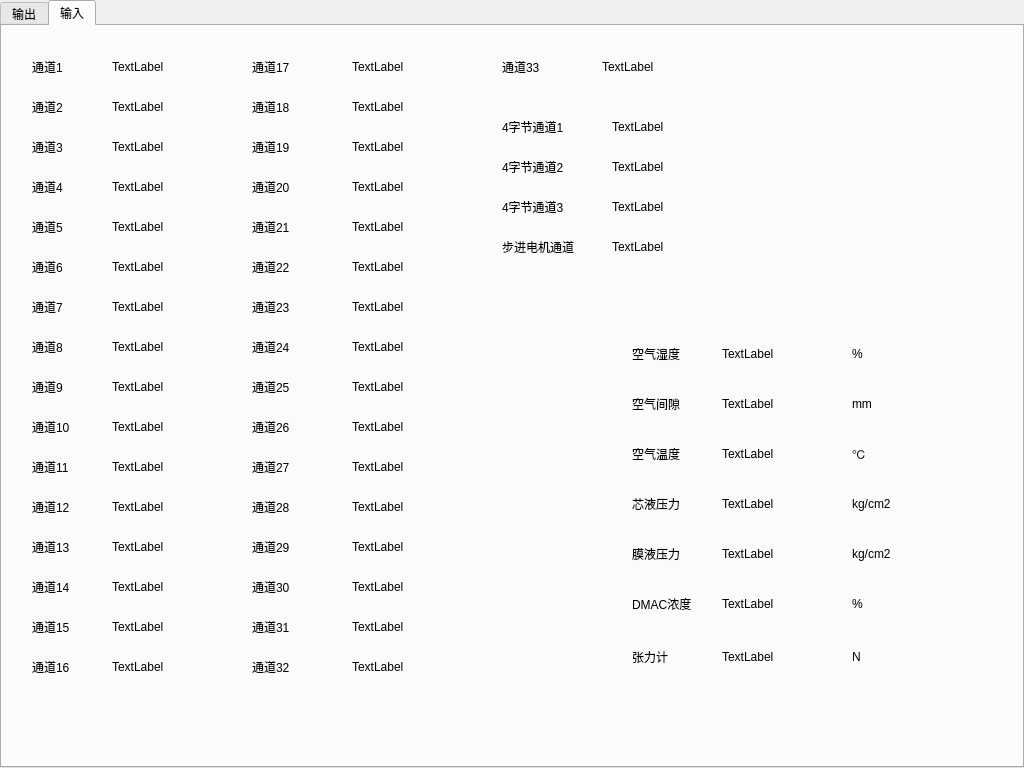
<?xml version="1.0" encoding="UTF-8"?>
<ui version="4.0">
 <class>MainMenu</class>
 <widget class="QWidget" name="MainMenu">
  <property name="geometry">
   <rect>
    <x>0</x>
    <y>0</y>
    <width>1024</width>
    <height>768</height>
   </rect>
  </property>
  <property name="windowTitle">
   <string>MainMenu</string>
  </property>
  <widget class="QTabWidget" name="tabWidget">
   <property name="geometry">
    <rect>
     <x>0</x>
     <y>0</y>
     <width>1024</width>
     <height>768</height>
    </rect>
   </property>
   <property name="currentIndex">
    <number>1</number>
   </property>
   <widget class="QWidget" name="widget">
    <attribute name="title">
     <string>输出</string>
    </attribute>
    <widget class="QLabel" name="label">
     <property name="geometry">
      <rect>
       <x>30</x>
       <y>70</y>
       <width>91</width>
       <height>31</height>
      </rect>
     </property>
     <property name="text">
      <string>台达电机1</string>
     </property>
    </widget>
    <widget class="QLineEdit" name="lineEdit_taida1">
     <property name="geometry">
      <rect>
       <x>130</x>
       <y>60</y>
       <width>71</width>
       <height>50</height>
      </rect>
     </property>
    </widget>
    <widget class="QToolButton" name="toolButton_taida1">
     <property name="geometry">
      <rect>
       <x>220</x>
       <y>60</y>
       <width>50</width>
       <height>50</height>
      </rect>
     </property>
     <property name="text">
      <string>转/停</string>
     </property>
     <property name="checkable">
      <bool>true</bool>
     </property>
    </widget>
    <widget class="QToolButton" name="toolButton_taida2">
     <property name="geometry">
      <rect>
       <x>220</x>
       <y>120</y>
       <width>50</width>
       <height>50</height>
      </rect>
     </property>
     <property name="text">
      <string>转/停</string>
     </property>
     <property name="checkable">
      <bool>true</bool>
     </property>
    </widget>
    <widget class="QLineEdit" name="lineEdit_taida2">
     <property name="geometry">
      <rect>
       <x>130</x>
       <y>120</y>
       <width>71</width>
       <height>50</height>
      </rect>
     </property>
    </widget>
    <widget class="QLabel" name="label_2">
     <property name="geometry">
      <rect>
       <x>30</x>
       <y>130</y>
       <width>91</width>
       <height>31</height>
      </rect>
     </property>
     <property name="text">
      <string>台达电机2</string>
     </property>
    </widget>
    <widget class="QLineEdit" name="lineEdit_taida3">
     <property name="geometry">
      <rect>
       <x>130</x>
       <y>180</y>
       <width>71</width>
       <height>50</height>
      </rect>
     </property>
    </widget>
    <widget class="QToolButton" name="toolButton_taida3">
     <property name="geometry">
      <rect>
       <x>220</x>
       <y>180</y>
       <width>50</width>
       <height>50</height>
      </rect>
     </property>
     <property name="text">
      <string>转/停</string>
     </property>
     <property name="checkable">
      <bool>true</bool>
     </property>
    </widget>
    <widget class="QLabel" name="label_3">
     <property name="geometry">
      <rect>
       <x>30</x>
       <y>190</y>
       <width>91</width>
       <height>31</height>
      </rect>
     </property>
     <property name="text">
      <string>台达电机3</string>
     </property>
    </widget>
    <widget class="QLineEdit" name="lineEdit_taida4">
     <property name="geometry">
      <rect>
       <x>130</x>
       <y>240</y>
       <width>71</width>
       <height>50</height>
      </rect>
     </property>
    </widget>
    <widget class="QToolButton" name="toolButton_taida4">
     <property name="geometry">
      <rect>
       <x>220</x>
       <y>240</y>
       <width>50</width>
       <height>50</height>
      </rect>
     </property>
     <property name="text">
      <string>转/停</string>
     </property>
     <property name="checkable">
      <bool>true</bool>
     </property>
    </widget>
    <widget class="QLabel" name="label_4">
     <property name="geometry">
      <rect>
       <x>30</x>
       <y>250</y>
       <width>91</width>
       <height>31</height>
      </rect>
     </property>
     <property name="text">
      <string>台达电机4</string>
     </property>
    </widget>
    <widget class="QLineEdit" name="lineEdit_taida5">
     <property name="geometry">
      <rect>
       <x>130</x>
       <y>300</y>
       <width>71</width>
       <height>50</height>
      </rect>
     </property>
    </widget>
    <widget class="QToolButton" name="toolButton_taida5">
     <property name="geometry">
      <rect>
       <x>220</x>
       <y>300</y>
       <width>50</width>
       <height>50</height>
      </rect>
     </property>
     <property name="text">
      <string>转/停</string>
     </property>
     <property name="checkable">
      <bool>true</bool>
     </property>
    </widget>
    <widget class="QLabel" name="label_5">
     <property name="geometry">
      <rect>
       <x>30</x>
       <y>310</y>
       <width>91</width>
       <height>31</height>
      </rect>
     </property>
     <property name="text">
      <string>台达电机5</string>
     </property>
    </widget>
    <widget class="QToolButton" name="toolButton_freq1">
     <property name="geometry">
      <rect>
       <x>560</x>
       <y>60</y>
       <width>50</width>
       <height>50</height>
      </rect>
     </property>
     <property name="text">
      <string>转/停</string>
     </property>
     <property name="checkable">
      <bool>true</bool>
     </property>
    </widget>
    <widget class="QLineEdit" name="lineEdit_freq1">
     <property name="geometry">
      <rect>
       <x>470</x>
       <y>60</y>
       <width>71</width>
       <height>50</height>
      </rect>
     </property>
    </widget>
    <widget class="QLabel" name="label_6">
     <property name="geometry">
      <rect>
       <x>370</x>
       <y>70</y>
       <width>91</width>
       <height>31</height>
      </rect>
     </property>
     <property name="text">
      <string>分频电机1</string>
     </property>
    </widget>
    <widget class="QLabel" name="label_7">
     <property name="geometry">
      <rect>
       <x>370</x>
       <y>130</y>
       <width>91</width>
       <height>31</height>
      </rect>
     </property>
     <property name="text">
      <string>分频电机2</string>
     </property>
    </widget>
    <widget class="QToolButton" name="toolButton_freq2">
     <property name="geometry">
      <rect>
       <x>560</x>
       <y>120</y>
       <width>50</width>
       <height>50</height>
      </rect>
     </property>
     <property name="text">
      <string>转/停</string>
     </property>
     <property name="checkable">
      <bool>true</bool>
     </property>
    </widget>
    <widget class="QLineEdit" name="lineEdit_freq2">
     <property name="geometry">
      <rect>
       <x>470</x>
       <y>120</y>
       <width>71</width>
       <height>50</height>
      </rect>
     </property>
    </widget>
    <widget class="QLabel" name="label_8">
     <property name="geometry">
      <rect>
       <x>370</x>
       <y>190</y>
       <width>91</width>
       <height>31</height>
      </rect>
     </property>
     <property name="text">
      <string>分频电机3</string>
     </property>
    </widget>
    <widget class="QToolButton" name="toolButton_freq3">
     <property name="geometry">
      <rect>
       <x>560</x>
       <y>180</y>
       <width>50</width>
       <height>50</height>
      </rect>
     </property>
     <property name="text">
      <string>转/停</string>
     </property>
     <property name="checkable">
      <bool>true</bool>
     </property>
    </widget>
    <widget class="QLineEdit" name="lineEdit_freq3">
     <property name="geometry">
      <rect>
       <x>470</x>
       <y>180</y>
       <width>71</width>
       <height>50</height>
      </rect>
     </property>
    </widget>
    <widget class="QLabel" name="label_9">
     <property name="geometry">
      <rect>
       <x>370</x>
       <y>250</y>
       <width>91</width>
       <height>31</height>
      </rect>
     </property>
     <property name="text">
      <string>分频电机4</string>
     </property>
    </widget>
    <widget class="QToolButton" name="toolButton_freq4">
     <property name="geometry">
      <rect>
       <x>560</x>
       <y>240</y>
       <width>50</width>
       <height>50</height>
      </rect>
     </property>
     <property name="text">
      <string>转/停</string>
     </property>
     <property name="checkable">
      <bool>true</bool>
     </property>
    </widget>
    <widget class="QLineEdit" name="lineEdit_freq4">
     <property name="geometry">
      <rect>
       <x>470</x>
       <y>240</y>
       <width>71</width>
       <height>50</height>
      </rect>
     </property>
    </widget>
    <widget class="QLabel" name="label_10">
     <property name="geometry">
      <rect>
       <x>370</x>
       <y>310</y>
       <width>91</width>
       <height>31</height>
      </rect>
     </property>
     <property name="text">
      <string>分频电机5</string>
     </property>
    </widget>
    <widget class="QToolButton" name="toolButton_freq5">
     <property name="geometry">
      <rect>
       <x>560</x>
       <y>300</y>
       <width>50</width>
       <height>50</height>
      </rect>
     </property>
     <property name="text">
      <string>转/停</string>
     </property>
     <property name="checkable">
      <bool>true</bool>
     </property>
    </widget>
    <widget class="QLineEdit" name="lineEdit_freq5">
     <property name="geometry">
      <rect>
       <x>470</x>
       <y>300</y>
       <width>71</width>
       <height>50</height>
      </rect>
     </property>
    </widget>
    <widget class="QLabel" name="label_11">
     <property name="geometry">
      <rect>
       <x>750</x>
       <y>70</y>
       <width>91</width>
       <height>31</height>
      </rect>
     </property>
     <property name="text">
      <string>温控器1</string>
     </property>
    </widget>
    <widget class="QToolButton" name="toolButton_tem1">
     <property name="geometry">
      <rect>
       <x>940</x>
       <y>60</y>
       <width>50</width>
       <height>50</height>
      </rect>
     </property>
     <property name="text">
      <string>转/停</string>
     </property>
     <property name="checkable">
      <bool>true</bool>
     </property>
    </widget>
    <widget class="QLineEdit" name="lineEdit_tem1">
     <property name="geometry">
      <rect>
       <x>850</x>
       <y>60</y>
       <width>71</width>
       <height>50</height>
      </rect>
     </property>
    </widget>
    <widget class="QLabel" name="label_12">
     <property name="geometry">
      <rect>
       <x>750</x>
       <y>130</y>
       <width>91</width>
       <height>31</height>
      </rect>
     </property>
     <property name="text">
      <string>温控器2</string>
     </property>
    </widget>
    <widget class="QToolButton" name="toolButton_tem2">
     <property name="geometry">
      <rect>
       <x>940</x>
       <y>120</y>
       <width>50</width>
       <height>50</height>
      </rect>
     </property>
     <property name="text">
      <string>转/停</string>
     </property>
     <property name="checkable">
      <bool>true</bool>
     </property>
    </widget>
    <widget class="QLineEdit" name="lineEdit_tem2">
     <property name="geometry">
      <rect>
       <x>850</x>
       <y>120</y>
       <width>71</width>
       <height>50</height>
      </rect>
     </property>
    </widget>
    <widget class="QLabel" name="label_13">
     <property name="geometry">
      <rect>
       <x>750</x>
       <y>190</y>
       <width>91</width>
       <height>31</height>
      </rect>
     </property>
     <property name="text">
      <string>温控器3</string>
     </property>
    </widget>
    <widget class="QToolButton" name="toolButton_tem3">
     <property name="geometry">
      <rect>
       <x>940</x>
       <y>180</y>
       <width>50</width>
       <height>50</height>
      </rect>
     </property>
     <property name="text">
      <string>转/停</string>
     </property>
     <property name="checkable">
      <bool>true</bool>
     </property>
    </widget>
    <widget class="QLineEdit" name="lineEdit_tem3">
     <property name="geometry">
      <rect>
       <x>850</x>
       <y>180</y>
       <width>71</width>
       <height>50</height>
      </rect>
     </property>
    </widget>
    <widget class="QToolButton" name="toolButton_tem4">
     <property name="geometry">
      <rect>
       <x>940</x>
       <y>240</y>
       <width>50</width>
       <height>50</height>
      </rect>
     </property>
     <property name="text">
      <string>转/停</string>
     </property>
     <property name="checkable">
      <bool>true</bool>
     </property>
    </widget>
    <widget class="QLineEdit" name="lineEdit_tem4">
     <property name="geometry">
      <rect>
       <x>850</x>
       <y>240</y>
       <width>71</width>
       <height>50</height>
      </rect>
     </property>
    </widget>
    <widget class="QLabel" name="label_14">
     <property name="geometry">
      <rect>
       <x>750</x>
       <y>250</y>
       <width>91</width>
       <height>31</height>
      </rect>
     </property>
     <property name="text">
      <string>温控器4</string>
     </property>
    </widget>
    <widget class="QToolButton" name="toolButton_tem5">
     <property name="geometry">
      <rect>
       <x>940</x>
       <y>300</y>
       <width>50</width>
       <height>50</height>
      </rect>
     </property>
     <property name="text">
      <string>转/停</string>
     </property>
     <property name="checkable">
      <bool>true</bool>
     </property>
    </widget>
    <widget class="QLineEdit" name="lineEdit_tem5">
     <property name="geometry">
      <rect>
       <x>850</x>
       <y>300</y>
       <width>71</width>
       <height>50</height>
      </rect>
     </property>
    </widget>
    <widget class="QLabel" name="label_15">
     <property name="geometry">
      <rect>
       <x>750</x>
       <y>310</y>
       <width>91</width>
       <height>31</height>
      </rect>
     </property>
     <property name="text">
      <string>温控器5</string>
     </property>
    </widget>
    <widget class="QLabel" name="label_17">
     <property name="geometry">
      <rect>
       <x>30</x>
       <y>390</y>
       <width>91</width>
       <height>31</height>
      </rect>
     </property>
     <property name="text">
      <string>步进电机1</string>
     </property>
    </widget>
    <widget class="QLineEdit" name="lineEdit_bj1">
     <property name="geometry">
      <rect>
       <x>130</x>
       <y>380</y>
       <width>71</width>
       <height>50</height>
      </rect>
     </property>
    </widget>
    <widget class="QToolButton" name="toolButton_bj1">
     <property name="geometry">
      <rect>
       <x>220</x>
       <y>380</y>
       <width>50</width>
       <height>50</height>
      </rect>
     </property>
     <property name="text">
      <string>转/停</string>
     </property>
     <property name="checkable">
      <bool>true</bool>
     </property>
    </widget>
    <widget class="QLabel" name="label_18">
     <property name="geometry">
      <rect>
       <x>30</x>
       <y>450</y>
       <width>81</width>
       <height>31</height>
      </rect>
     </property>
     <property name="text">
      <string>步进电机2</string>
     </property>
    </widget>
    <widget class="QLineEdit" name="lineEdit_bj2">
     <property name="geometry">
      <rect>
       <x>130</x>
       <y>440</y>
       <width>71</width>
       <height>50</height>
      </rect>
     </property>
    </widget>
    <widget class="QToolButton" name="toolButton_bj2">
     <property name="geometry">
      <rect>
       <x>220</x>
       <y>440</y>
       <width>50</width>
       <height>50</height>
      </rect>
     </property>
     <property name="text">
      <string>转/停</string>
     </property>
     <property name="checkable">
      <bool>true</bool>
     </property>
    </widget>
    <widget class="QLineEdit" name="lineEdit_bj3">
     <property name="geometry">
      <rect>
       <x>130</x>
       <y>500</y>
       <width>71</width>
       <height>50</height>
      </rect>
     </property>
    </widget>
    <widget class="QLabel" name="label_20">
     <property name="geometry">
      <rect>
       <x>30</x>
       <y>510</y>
       <width>81</width>
       <height>31</height>
      </rect>
     </property>
     <property name="text">
      <string>步进电机3</string>
     </property>
    </widget>
    <widget class="QToolButton" name="toolButton_bj3">
     <property name="geometry">
      <rect>
       <x>220</x>
       <y>500</y>
       <width>50</width>
       <height>50</height>
      </rect>
     </property>
     <property name="text">
      <string>转/停</string>
     </property>
     <property name="checkable">
      <bool>true</bool>
     </property>
    </widget>
    <widget class="QToolButton" name="toolButton_bj4">
     <property name="geometry">
      <rect>
       <x>220</x>
       <y>560</y>
       <width>50</width>
       <height>50</height>
      </rect>
     </property>
     <property name="text">
      <string>转/停</string>
     </property>
     <property name="checkable">
      <bool>true</bool>
     </property>
    </widget>
    <widget class="QLabel" name="label_21">
     <property name="geometry">
      <rect>
       <x>30</x>
       <y>570</y>
       <width>81</width>
       <height>31</height>
      </rect>
     </property>
     <property name="text">
      <string>步进电机4</string>
     </property>
    </widget>
    <widget class="QLineEdit" name="lineEdit_bj4">
     <property name="geometry">
      <rect>
       <x>130</x>
       <y>560</y>
       <width>71</width>
       <height>50</height>
      </rect>
     </property>
    </widget>
    <widget class="QToolButton" name="toolButton_bj5">
     <property name="geometry">
      <rect>
       <x>220</x>
       <y>620</y>
       <width>50</width>
       <height>50</height>
      </rect>
     </property>
     <property name="text">
      <string>转/停</string>
     </property>
     <property name="checkable">
      <bool>true</bool>
     </property>
    </widget>
    <widget class="QLabel" name="label_22">
     <property name="geometry">
      <rect>
       <x>30</x>
       <y>630</y>
       <width>81</width>
       <height>31</height>
      </rect>
     </property>
     <property name="text">
      <string>步进电机5</string>
     </property>
    </widget>
    <widget class="QLineEdit" name="lineEdit_bj5">
     <property name="geometry">
      <rect>
       <x>130</x>
       <y>620</y>
       <width>71</width>
       <height>50</height>
      </rect>
     </property>
     <property name="text">
      <string/>
     </property>
    </widget>
   </widget>
   <widget class="QWidget" name="widget">
    <attribute name="title">
     <string>输入</string>
    </attribute>
    <widget class="QLabel" name="label_16">
     <property name="geometry">
      <rect>
       <x>30</x>
       <y>30</y>
       <width>67</width>
       <height>21</height>
      </rect>
     </property>
     <property name="text">
      <string>通道1</string>
     </property>
    </widget>
    <widget class="QLabel" name="label_19">
     <property name="geometry">
      <rect>
       <x>30</x>
       <y>70</y>
       <width>67</width>
       <height>21</height>
      </rect>
     </property>
     <property name="text">
      <string>通道2</string>
     </property>
    </widget>
    <widget class="QLabel" name="label_23">
     <property name="geometry">
      <rect>
       <x>30</x>
       <y>110</y>
       <width>67</width>
       <height>21</height>
      </rect>
     </property>
     <property name="text">
      <string>通道3</string>
     </property>
    </widget>
    <widget class="QLabel" name="label_24">
     <property name="geometry">
      <rect>
       <x>30</x>
       <y>150</y>
       <width>67</width>
       <height>21</height>
      </rect>
     </property>
     <property name="text">
      <string>通道4</string>
     </property>
    </widget>
    <widget class="QLabel" name="label_25">
     <property name="geometry">
      <rect>
       <x>30</x>
       <y>190</y>
       <width>67</width>
       <height>21</height>
      </rect>
     </property>
     <property name="text">
      <string>通道5</string>
     </property>
    </widget>
    <widget class="QLabel" name="label_26">
     <property name="geometry">
      <rect>
       <x>30</x>
       <y>230</y>
       <width>67</width>
       <height>21</height>
      </rect>
     </property>
     <property name="text">
      <string>通道6</string>
     </property>
    </widget>
    <widget class="QLabel" name="label_27">
     <property name="geometry">
      <rect>
       <x>30</x>
       <y>270</y>
       <width>67</width>
       <height>21</height>
      </rect>
     </property>
     <property name="text">
      <string>通道7</string>
     </property>
    </widget>
    <widget class="QLabel" name="label_28">
     <property name="geometry">
      <rect>
       <x>30</x>
       <y>310</y>
       <width>67</width>
       <height>21</height>
      </rect>
     </property>
     <property name="text">
      <string>通道8</string>
     </property>
    </widget>
    <widget class="QLabel" name="label_29">
     <property name="geometry">
      <rect>
       <x>30</x>
       <y>350</y>
       <width>67</width>
       <height>21</height>
      </rect>
     </property>
     <property name="text">
      <string>通道9</string>
     </property>
    </widget>
    <widget class="QLabel" name="label_30">
     <property name="geometry">
      <rect>
       <x>30</x>
       <y>390</y>
       <width>67</width>
       <height>21</height>
      </rect>
     </property>
     <property name="text">
      <string>通道10</string>
     </property>
    </widget>
    <widget class="QLabel" name="label_31">
     <property name="geometry">
      <rect>
       <x>30</x>
       <y>430</y>
       <width>67</width>
       <height>21</height>
      </rect>
     </property>
     <property name="text">
      <string>通道11</string>
     </property>
    </widget>
    <widget class="QLabel" name="label_32">
     <property name="geometry">
      <rect>
       <x>30</x>
       <y>470</y>
       <width>67</width>
       <height>21</height>
      </rect>
     </property>
     <property name="text">
      <string>通道12</string>
     </property>
    </widget>
    <widget class="QLabel" name="label_33">
     <property name="geometry">
      <rect>
       <x>30</x>
       <y>510</y>
       <width>67</width>
       <height>21</height>
      </rect>
     </property>
     <property name="text">
      <string>通道13</string>
     </property>
    </widget>
    <widget class="QLabel" name="label_34">
     <property name="geometry">
      <rect>
       <x>30</x>
       <y>550</y>
       <width>67</width>
       <height>21</height>
      </rect>
     </property>
     <property name="text">
      <string>通道14</string>
     </property>
    </widget>
    <widget class="QLabel" name="label_35">
     <property name="geometry">
      <rect>
       <x>30</x>
       <y>590</y>
       <width>67</width>
       <height>21</height>
      </rect>
     </property>
     <property name="text">
      <string>通道15</string>
     </property>
    </widget>
    <widget class="QLabel" name="label_36">
     <property name="geometry">
      <rect>
       <x>30</x>
       <y>630</y>
       <width>67</width>
       <height>21</height>
      </rect>
     </property>
     <property name="text">
      <string>通道16</string>
     </property>
    </widget>
    <widget class="QLabel" name="label_37">
     <property name="geometry">
      <rect>
       <x>250</x>
       <y>30</y>
       <width>67</width>
       <height>21</height>
      </rect>
     </property>
     <property name="text">
      <string>通道17</string>
     </property>
    </widget>
    <widget class="QLabel" name="label_38">
     <property name="geometry">
      <rect>
       <x>250</x>
       <y>70</y>
       <width>67</width>
       <height>21</height>
      </rect>
     </property>
     <property name="text">
      <string>通道18</string>
     </property>
    </widget>
    <widget class="QLabel" name="label_39">
     <property name="geometry">
      <rect>
       <x>250</x>
       <y>110</y>
       <width>67</width>
       <height>21</height>
      </rect>
     </property>
     <property name="text">
      <string>通道19</string>
     </property>
    </widget>
    <widget class="QLabel" name="label_40">
     <property name="geometry">
      <rect>
       <x>250</x>
       <y>150</y>
       <width>67</width>
       <height>21</height>
      </rect>
     </property>
     <property name="text">
      <string>通道20</string>
     </property>
    </widget>
    <widget class="QLabel" name="label_41">
     <property name="geometry">
      <rect>
       <x>250</x>
       <y>190</y>
       <width>67</width>
       <height>21</height>
      </rect>
     </property>
     <property name="text">
      <string>通道21</string>
     </property>
    </widget>
    <widget class="QLabel" name="label_42">
     <property name="geometry">
      <rect>
       <x>250</x>
       <y>230</y>
       <width>67</width>
       <height>21</height>
      </rect>
     </property>
     <property name="text">
      <string>通道22</string>
     </property>
    </widget>
    <widget class="QLabel" name="label_43">
     <property name="geometry">
      <rect>
       <x>250</x>
       <y>270</y>
       <width>67</width>
       <height>21</height>
      </rect>
     </property>
     <property name="text">
      <string>通道23</string>
     </property>
    </widget>
    <widget class="QLabel" name="label_44">
     <property name="geometry">
      <rect>
       <x>250</x>
       <y>310</y>
       <width>67</width>
       <height>21</height>
      </rect>
     </property>
     <property name="text">
      <string>通道24</string>
     </property>
    </widget>
    <widget class="QLabel" name="label_45">
     <property name="geometry">
      <rect>
       <x>250</x>
       <y>350</y>
       <width>67</width>
       <height>21</height>
      </rect>
     </property>
     <property name="text">
      <string>通道25</string>
     </property>
    </widget>
    <widget class="QLabel" name="label_46">
     <property name="geometry">
      <rect>
       <x>250</x>
       <y>390</y>
       <width>67</width>
       <height>21</height>
      </rect>
     </property>
     <property name="text">
      <string>通道26</string>
     </property>
    </widget>
    <widget class="QLabel" name="label_47">
     <property name="geometry">
      <rect>
       <x>250</x>
       <y>430</y>
       <width>67</width>
       <height>21</height>
      </rect>
     </property>
     <property name="text">
      <string>通道27</string>
     </property>
    </widget>
    <widget class="QLabel" name="label_48">
     <property name="geometry">
      <rect>
       <x>250</x>
       <y>470</y>
       <width>67</width>
       <height>21</height>
      </rect>
     </property>
     <property name="text">
      <string>通道28</string>
     </property>
    </widget>
    <widget class="QLabel" name="label_49">
     <property name="geometry">
      <rect>
       <x>250</x>
       <y>510</y>
       <width>67</width>
       <height>21</height>
      </rect>
     </property>
     <property name="text">
      <string>通道29</string>
     </property>
    </widget>
    <widget class="QLabel" name="label_50">
     <property name="geometry">
      <rect>
       <x>250</x>
       <y>550</y>
       <width>67</width>
       <height>21</height>
      </rect>
     </property>
     <property name="text">
      <string>通道30</string>
     </property>
    </widget>
    <widget class="QLabel" name="label_51">
     <property name="geometry">
      <rect>
       <x>250</x>
       <y>590</y>
       <width>67</width>
       <height>21</height>
      </rect>
     </property>
     <property name="text">
      <string>通道31</string>
     </property>
    </widget>
    <widget class="QLabel" name="label_52">
     <property name="geometry">
      <rect>
       <x>250</x>
       <y>630</y>
       <width>67</width>
       <height>21</height>
      </rect>
     </property>
     <property name="text">
      <string>通道32</string>
     </property>
    </widget>
    <widget class="QLabel" name="label_t1">
     <property name="geometry">
      <rect>
       <x>110</x>
       <y>30</y>
       <width>67</width>
       <height>21</height>
      </rect>
     </property>
     <property name="text">
      <string>TextLabel</string>
     </property>
    </widget>
    <widget class="QLabel" name="label_t2">
     <property name="geometry">
      <rect>
       <x>110</x>
       <y>70</y>
       <width>67</width>
       <height>21</height>
      </rect>
     </property>
     <property name="text">
      <string>TextLabel</string>
     </property>
    </widget>
    <widget class="QLabel" name="label_t3">
     <property name="geometry">
      <rect>
       <x>110</x>
       <y>110</y>
       <width>67</width>
       <height>21</height>
      </rect>
     </property>
     <property name="text">
      <string>TextLabel</string>
     </property>
    </widget>
    <widget class="QLabel" name="label_t4">
     <property name="geometry">
      <rect>
       <x>110</x>
       <y>150</y>
       <width>67</width>
       <height>21</height>
      </rect>
     </property>
     <property name="text">
      <string>TextLabel</string>
     </property>
    </widget>
    <widget class="QLabel" name="label_t5">
     <property name="geometry">
      <rect>
       <x>110</x>
       <y>190</y>
       <width>67</width>
       <height>21</height>
      </rect>
     </property>
     <property name="text">
      <string>TextLabel</string>
     </property>
    </widget>
    <widget class="QLabel" name="label_t6">
     <property name="geometry">
      <rect>
       <x>110</x>
       <y>230</y>
       <width>67</width>
       <height>21</height>
      </rect>
     </property>
     <property name="text">
      <string>TextLabel</string>
     </property>
    </widget>
    <widget class="QLabel" name="label_t7">
     <property name="geometry">
      <rect>
       <x>110</x>
       <y>270</y>
       <width>67</width>
       <height>21</height>
      </rect>
     </property>
     <property name="text">
      <string>TextLabel</string>
     </property>
    </widget>
    <widget class="QLabel" name="label_t8">
     <property name="geometry">
      <rect>
       <x>110</x>
       <y>310</y>
       <width>67</width>
       <height>21</height>
      </rect>
     </property>
     <property name="text">
      <string>TextLabel</string>
     </property>
    </widget>
    <widget class="QLabel" name="label_t9">
     <property name="geometry">
      <rect>
       <x>110</x>
       <y>350</y>
       <width>67</width>
       <height>21</height>
      </rect>
     </property>
     <property name="text">
      <string>TextLabel</string>
     </property>
    </widget>
    <widget class="QLabel" name="label_t10">
     <property name="geometry">
      <rect>
       <x>110</x>
       <y>390</y>
       <width>67</width>
       <height>21</height>
      </rect>
     </property>
     <property name="text">
      <string>TextLabel</string>
     </property>
    </widget>
    <widget class="QLabel" name="label_t11">
     <property name="geometry">
      <rect>
       <x>110</x>
       <y>430</y>
       <width>67</width>
       <height>21</height>
      </rect>
     </property>
     <property name="text">
      <string>TextLabel</string>
     </property>
    </widget>
    <widget class="QLabel" name="label_t12">
     <property name="geometry">
      <rect>
       <x>110</x>
       <y>470</y>
       <width>67</width>
       <height>21</height>
      </rect>
     </property>
     <property name="text">
      <string>TextLabel</string>
     </property>
    </widget>
    <widget class="QLabel" name="label_t13">
     <property name="geometry">
      <rect>
       <x>110</x>
       <y>510</y>
       <width>67</width>
       <height>21</height>
      </rect>
     </property>
     <property name="text">
      <string>TextLabel</string>
     </property>
    </widget>
    <widget class="QLabel" name="label_t14">
     <property name="geometry">
      <rect>
       <x>110</x>
       <y>550</y>
       <width>67</width>
       <height>21</height>
      </rect>
     </property>
     <property name="text">
      <string>TextLabel</string>
     </property>
    </widget>
    <widget class="QLabel" name="label_t15">
     <property name="geometry">
      <rect>
       <x>110</x>
       <y>590</y>
       <width>67</width>
       <height>21</height>
      </rect>
     </property>
     <property name="text">
      <string>TextLabel</string>
     </property>
    </widget>
    <widget class="QLabel" name="label_t16">
     <property name="geometry">
      <rect>
       <x>110</x>
       <y>630</y>
       <width>67</width>
       <height>21</height>
      </rect>
     </property>
     <property name="text">
      <string>TextLabel</string>
     </property>
    </widget>
    <widget class="QLabel" name="label_t26">
     <property name="geometry">
      <rect>
       <x>350</x>
       <y>390</y>
       <width>67</width>
       <height>21</height>
      </rect>
     </property>
     <property name="text">
      <string>TextLabel</string>
     </property>
    </widget>
    <widget class="QLabel" name="label_t21">
     <property name="geometry">
      <rect>
       <x>350</x>
       <y>190</y>
       <width>67</width>
       <height>21</height>
      </rect>
     </property>
     <property name="text">
      <string>TextLabel</string>
     </property>
    </widget>
    <widget class="QLabel" name="label_t23">
     <property name="geometry">
      <rect>
       <x>350</x>
       <y>270</y>
       <width>67</width>
       <height>21</height>
      </rect>
     </property>
     <property name="text">
      <string>TextLabel</string>
     </property>
    </widget>
    <widget class="QLabel" name="label_t17">
     <property name="geometry">
      <rect>
       <x>350</x>
       <y>30</y>
       <width>67</width>
       <height>21</height>
      </rect>
     </property>
     <property name="text">
      <string>TextLabel</string>
     </property>
    </widget>
    <widget class="QLabel" name="label_t27">
     <property name="geometry">
      <rect>
       <x>350</x>
       <y>430</y>
       <width>67</width>
       <height>21</height>
      </rect>
     </property>
     <property name="text">
      <string>TextLabel</string>
     </property>
    </widget>
    <widget class="QLabel" name="label_t19">
     <property name="geometry">
      <rect>
       <x>350</x>
       <y>110</y>
       <width>67</width>
       <height>21</height>
      </rect>
     </property>
     <property name="text">
      <string>TextLabel</string>
     </property>
    </widget>
    <widget class="QLabel" name="label_t18">
     <property name="geometry">
      <rect>
       <x>350</x>
       <y>70</y>
       <width>67</width>
       <height>21</height>
      </rect>
     </property>
     <property name="text">
      <string>TextLabel</string>
     </property>
    </widget>
    <widget class="QLabel" name="label_t24">
     <property name="geometry">
      <rect>
       <x>350</x>
       <y>310</y>
       <width>67</width>
       <height>21</height>
      </rect>
     </property>
     <property name="text">
      <string>TextLabel</string>
     </property>
    </widget>
    <widget class="QLabel" name="label_t31">
     <property name="geometry">
      <rect>
       <x>350</x>
       <y>590</y>
       <width>67</width>
       <height>21</height>
      </rect>
     </property>
     <property name="text">
      <string>TextLabel</string>
     </property>
    </widget>
    <widget class="QLabel" name="label_t32">
     <property name="geometry">
      <rect>
       <x>350</x>
       <y>630</y>
       <width>67</width>
       <height>21</height>
      </rect>
     </property>
     <property name="text">
      <string>TextLabel</string>
     </property>
    </widget>
    <widget class="QLabel" name="label_t22">
     <property name="geometry">
      <rect>
       <x>350</x>
       <y>230</y>
       <width>67</width>
       <height>21</height>
      </rect>
     </property>
     <property name="text">
      <string>TextLabel</string>
     </property>
    </widget>
    <widget class="QLabel" name="label_t30">
     <property name="geometry">
      <rect>
       <x>350</x>
       <y>550</y>
       <width>67</width>
       <height>21</height>
      </rect>
     </property>
     <property name="text">
      <string>TextLabel</string>
     </property>
    </widget>
    <widget class="QLabel" name="label_t20">
     <property name="geometry">
      <rect>
       <x>350</x>
       <y>150</y>
       <width>67</width>
       <height>21</height>
      </rect>
     </property>
     <property name="text">
      <string>TextLabel</string>
     </property>
    </widget>
    <widget class="QLabel" name="label_t28">
     <property name="geometry">
      <rect>
       <x>350</x>
       <y>470</y>
       <width>67</width>
       <height>21</height>
      </rect>
     </property>
     <property name="text">
      <string>TextLabel</string>
     </property>
    </widget>
    <widget class="QLabel" name="label_t25">
     <property name="geometry">
      <rect>
       <x>350</x>
       <y>350</y>
       <width>67</width>
       <height>21</height>
      </rect>
     </property>
     <property name="text">
      <string>TextLabel</string>
     </property>
    </widget>
    <widget class="QLabel" name="label_t29">
     <property name="geometry">
      <rect>
       <x>350</x>
       <y>510</y>
       <width>67</width>
       <height>21</height>
      </rect>
     </property>
     <property name="text">
      <string>TextLabel</string>
     </property>
    </widget>
    <widget class="QLabel" name="label_53">
     <property name="geometry">
      <rect>
       <x>500</x>
       <y>30</y>
       <width>67</width>
       <height>21</height>
      </rect>
     </property>
     <property name="text">
      <string>通道33</string>
     </property>
    </widget>
    <widget class="QLabel" name="label_t33">
     <property name="geometry">
      <rect>
       <x>600</x>
       <y>30</y>
       <width>67</width>
       <height>21</height>
      </rect>
     </property>
     <property name="text">
      <string>TextLabel</string>
     </property>
    </widget>
    <widget class="QLabel" name="label_59">
     <property name="geometry">
      <rect>
       <x>500</x>
       <y>90</y>
       <width>81</width>
       <height>21</height>
      </rect>
     </property>
     <property name="text">
      <string>4字节通道1</string>
     </property>
    </widget>
    <widget class="QLabel" name="label_ts1">
     <property name="geometry">
      <rect>
       <x>610</x>
       <y>90</y>
       <width>67</width>
       <height>21</height>
      </rect>
     </property>
     <property name="text">
      <string>TextLabel</string>
     </property>
    </widget>
    <widget class="QLabel" name="label_60">
     <property name="geometry">
      <rect>
       <x>500</x>
       <y>130</y>
       <width>81</width>
       <height>21</height>
      </rect>
     </property>
     <property name="text">
      <string>4字节通道2</string>
     </property>
    </widget>
    <widget class="QLabel" name="label_ts2">
     <property name="geometry">
      <rect>
       <x>610</x>
       <y>130</y>
       <width>67</width>
       <height>21</height>
      </rect>
     </property>
     <property name="text">
      <string>TextLabel</string>
     </property>
    </widget>
    <widget class="QLabel" name="label_61">
     <property name="geometry">
      <rect>
       <x>500</x>
       <y>170</y>
       <width>81</width>
       <height>21</height>
      </rect>
     </property>
     <property name="text">
      <string>4字节通道3</string>
     </property>
    </widget>
    <widget class="QLabel" name="label_ts3">
     <property name="geometry">
      <rect>
       <x>610</x>
       <y>170</y>
       <width>67</width>
       <height>21</height>
      </rect>
     </property>
     <property name="text">
      <string>TextLabel</string>
     </property>
    </widget>
    <widget class="QLabel" name="label_62">
     <property name="geometry">
      <rect>
       <x>500</x>
       <y>210</y>
       <width>101</width>
       <height>21</height>
      </rect>
     </property>
     <property name="text">
      <string>步进电机通道</string>
     </property>
    </widget>
    <widget class="QLabel" name="label_tb">
     <property name="geometry">
      <rect>
       <x>610</x>
       <y>210</y>
       <width>67</width>
       <height>21</height>
      </rect>
     </property>
     <property name="text">
      <string>TextLabel</string>
     </property>
    </widget>
    <widget class="QLabel" name="label_54">
     <property name="geometry">
      <rect>
       <x>630</x>
       <y>460</y>
       <width>81</width>
       <height>35</height>
      </rect>
     </property>
     <property name="text">
      <string>芯液压力</string>
     </property>
    </widget>
    <widget class="QLabel" name="label_55">
     <property name="geometry">
      <rect>
       <x>850</x>
       <y>460</y>
       <width>61</width>
       <height>35</height>
      </rect>
     </property>
     <property name="text">
      <string>kg/cm2</string>
     </property>
    </widget>
    <widget class="QLabel" name="label_56">
     <property name="geometry">
      <rect>
       <x>630</x>
       <y>510</y>
       <width>81</width>
       <height>35</height>
      </rect>
     </property>
     <property name="text">
      <string>膜液压力</string>
     </property>
    </widget>
    <widget class="QLabel" name="label_57">
     <property name="geometry">
      <rect>
       <x>850</x>
       <y>510</y>
       <width>67</width>
       <height>35</height>
      </rect>
     </property>
     <property name="text">
      <string>kg/cm2</string>
     </property>
    </widget>
    <widget class="QLabel" name="label_58">
     <property name="geometry">
      <rect>
       <x>630</x>
       <y>410</y>
       <width>81</width>
       <height>35</height>
      </rect>
     </property>
     <property name="text">
      <string>空气温度</string>
     </property>
    </widget>
    <widget class="QLabel" name="label_63">
     <property name="geometry">
      <rect>
       <x>850</x>
       <y>410</y>
       <width>67</width>
       <height>35</height>
      </rect>
     </property>
     <property name="text">
      <string>℃</string>
     </property>
    </widget>
    <widget class="QLabel" name="label_64">
     <property name="geometry">
      <rect>
       <x>630</x>
       <y>610</y>
       <width>81</width>
       <height>41</height>
      </rect>
     </property>
     <property name="text">
      <string>张力计</string>
     </property>
    </widget>
    <widget class="QLabel" name="label_65">
     <property name="geometry">
      <rect>
       <x>850</x>
       <y>610</y>
       <width>67</width>
       <height>41</height>
      </rect>
     </property>
     <property name="text">
      <string>N </string>
     </property>
    </widget>
    <widget class="QLabel" name="label_66">
     <property name="geometry">
      <rect>
       <x>630</x>
       <y>560</y>
       <width>81</width>
       <height>35</height>
      </rect>
     </property>
     <property name="text">
      <string>DMAC浓度</string>
     </property>
    </widget>
    <widget class="QLabel" name="label_67">
     <property name="geometry">
      <rect>
       <x>850</x>
       <y>560</y>
       <width>67</width>
       <height>35</height>
      </rect>
     </property>
     <property name="text">
      <string>%</string>
     </property>
    </widget>
    <widget class="QLabel" name="label_68">
     <property name="geometry">
      <rect>
       <x>630</x>
       <y>360</y>
       <width>81</width>
       <height>35</height>
      </rect>
     </property>
     <property name="text">
      <string>空气间隙</string>
     </property>
    </widget>
    <widget class="QLabel" name="label_69">
     <property name="geometry">
      <rect>
       <x>850</x>
       <y>360</y>
       <width>67</width>
       <height>35</height>
      </rect>
     </property>
     <property name="text">
      <string>mm</string>
     </property>
    </widget>
    <widget class="QLabel" name="label_xy">
     <property name="geometry">
      <rect>
       <x>720</x>
       <y>460</y>
       <width>101</width>
       <height>35</height>
      </rect>
     </property>
     <property name="text">
      <string>TextLabel</string>
     </property>
    </widget>
    <widget class="QLabel" name="label_my">
     <property name="geometry">
      <rect>
       <x>720</x>
       <y>510</y>
       <width>101</width>
       <height>35</height>
      </rect>
     </property>
     <property name="text">
      <string>TextLabel</string>
     </property>
    </widget>
    <widget class="QLabel" name="label_kw">
     <property name="geometry">
      <rect>
       <x>720</x>
       <y>410</y>
       <width>101</width>
       <height>35</height>
      </rect>
     </property>
     <property name="text">
      <string>TextLabel</string>
     </property>
    </widget>
    <widget class="QLabel" name="label_zl">
     <property name="geometry">
      <rect>
       <x>720</x>
       <y>610</y>
       <width>101</width>
       <height>41</height>
      </rect>
     </property>
     <property name="text">
      <string>TextLabel</string>
     </property>
    </widget>
    <widget class="QLabel" name="label_dmac">
     <property name="geometry">
      <rect>
       <x>720</x>
       <y>560</y>
       <width>101</width>
       <height>35</height>
      </rect>
     </property>
     <property name="text">
      <string>TextLabel</string>
     </property>
    </widget>
    <widget class="QLabel" name="label_kj">
     <property name="geometry">
      <rect>
       <x>720</x>
       <y>360</y>
       <width>101</width>
       <height>35</height>
      </rect>
     </property>
     <property name="text">
      <string>TextLabel</string>
     </property>
    </widget>
    <widget class="QLabel" name="label_kx">
     <property name="geometry">
      <rect>
       <x>720</x>
       <y>310</y>
       <width>101</width>
       <height>35</height>
      </rect>
     </property>
     <property name="text">
      <string>TextLabel</string>
     </property>
    </widget>
    <widget class="QLabel" name="label_139">
     <property name="geometry">
      <rect>
       <x>850</x>
       <y>310</y>
       <width>67</width>
       <height>35</height>
      </rect>
     </property>
     <property name="text">
      <string>%</string>
     </property>
    </widget>
    <widget class="QLabel" name="label_140">
     <property name="geometry">
      <rect>
       <x>630</x>
       <y>310</y>
       <width>81</width>
       <height>35</height>
      </rect>
     </property>
     <property name="text">
      <string>空气湿度</string>
     </property>
    </widget>
   </widget>
  </widget>
 </widget>
 <layoutdefault spacing="6" margin="11"/>
 <resources/>
 <connections/>
</ui>
